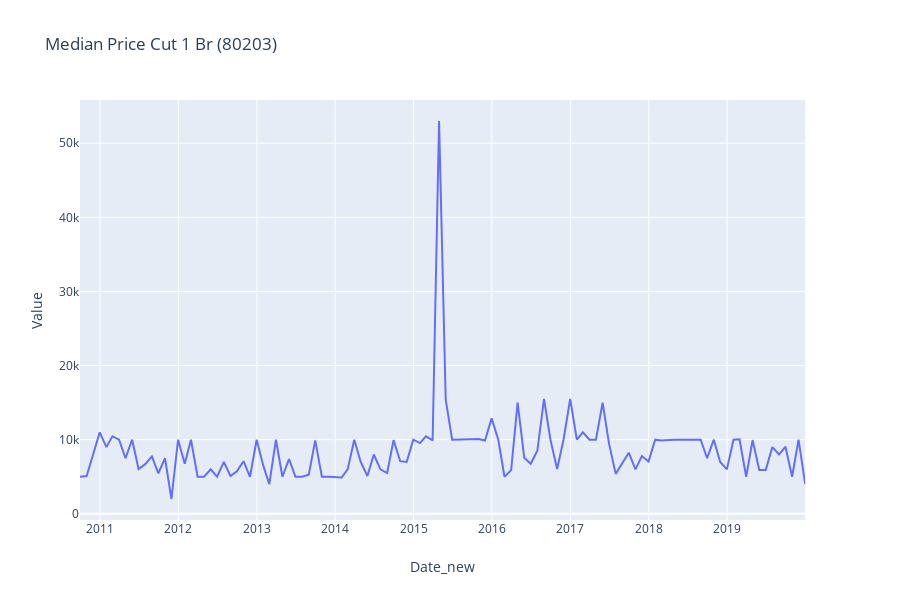

Notebook source saved alongside this figure:
### Code cell
pricecut_line = px.line(pricecut, x="Date_new", y="Value", title='Median Price Cut 1 Br (80203)')
pricecut_line
